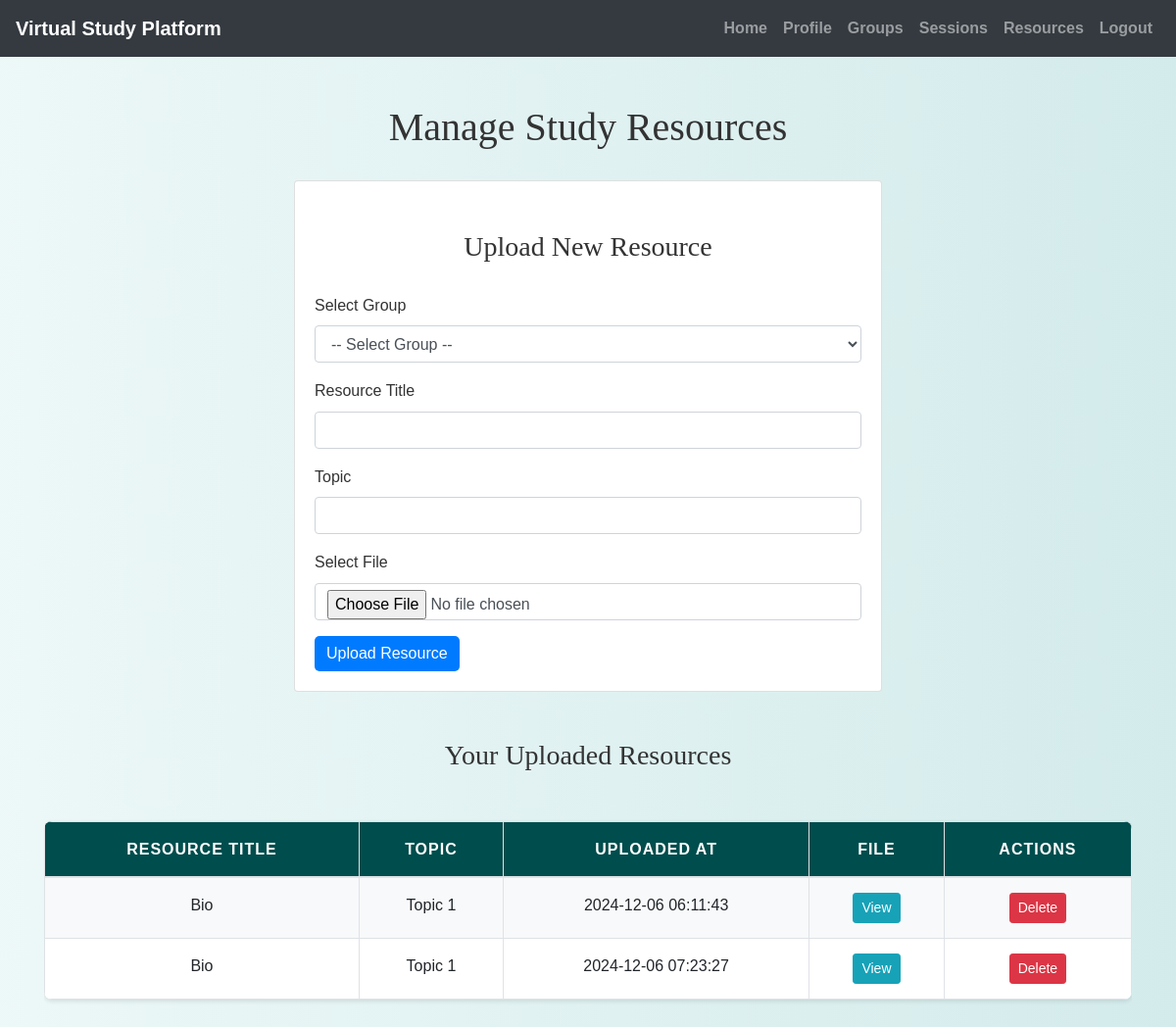
Screenshot of /add_resource.php (signed in) with the database file from the repository.
### tables this page shows
CREATE TABLE `resources` (
  `ResourceID` int(11) NOT NULL,
  `GroupID` int(11) NOT NULL,
  `UploadedBy` int(11) NOT NULL,
  `ResourceTitle` varchar(255) NOT NULL,
  `FilePath` varchar(255) NOT NULL,
  `Topic` varchar(255) DEFAULT NULL,
  `UploadedAt` timestamp NOT NULL DEFAULT current_timestamp()
);

### add_resource.php (the view, shortened to what this page needs)
<?php
include('config.php');
$user_id = $_SESSION["id"];
$sql = "SELECT r.ResourceID, r.ResourceTitle, r.FilePath, r.Topic, r.UploadedAt, sg.GroupName
        FROM Resources r
        INNER JOIN StudyGroups sg ON r.GroupID = sg.GroupID
        WHERE r.UploadedBy = ?";
$stmt = $conn->prepare($sql);
$stmt->bind_param("i", $user_id);
$stmt->execute();
$resources_result = $stmt->get_result();
$resources = $resources_result->fetch_all(MYSQLI_ASSOC);
?>
<!DOCTYPE html>
<html lang="en">
<head>
    <link rel="stylesheet" href="https://maxcdn.bootstrapcdn.com/bootstrap/4.5.2/css/bootstrap.min.css">
    <link rel="stylesheet" href="./css/style.css">
</head>
<body>
    <?php include('navbar.php'); ?>
    <div class="container mt-5">
        <h1 class="text-center">Manage Study Resources</h1>
        <div class="card mx-auto mt-4" style="max-width: 600px;">
            <div class="card-body">
                <h3>Upload New Resource</h3>
                <form method="POST" enctype="multipart/form-data">
                    <div class="form-group">
                        <label for="group_id">Select Group</label>
                        <select class="form-control" id="group_id" name="group_id" required>
                            <option value="">-- Select Group --</option>
                        </select>
                    </div>
                    <div class="form-group">
                        <label for="resource_title">Resource Title</label>
                        <input type="text" class="form-control" id="resource_title" name="resource_title" required>
                    </div>
                    <div class="form-group">
                        <label for="topic">Topic</label>
                        <input type="text" class="form-control" id="topic" name="topic">
                    </div>
                    <div class="form-group">
                        <label for="file">Select File</label>
                        <input type="file" class="form-control" id="file" name="file" accept=".pdf,.doc,.docx,.png,.jpg,.jpeg" required>
                    </div>
                    <button type="submit" class="btn btn-primary">Upload Resource</button>
                </form>
            </div>
        </div>
        <h3 class="mt-5">Your Uploaded Resources</h3>
        <div class="table-responsive">
            <table class="table table-bordered">
                <thead>
                    <tr>
                        <th>Resource Title</th>
                        <th>Topic</th>
                        <th>Uploaded At</th>
                        <th>File</th>
                        <th>Actions</th>
                    </tr>
                </thead>
                <tbody>
                    <?php foreach ($resources as $resource) { ?>
                        <tr>
                            <td><?php echo htmlspecialchars($resource['ResourceTitle']); ?></td>
                            <td><?php echo htmlspecialchars($resource['Topic']); ?></td>
                            <td><?php echo htmlspecialchars($resource['UploadedAt']); ?></td>
                            <td><a href="<?php echo $resource['FilePath']; ?>" target="_blank" class="btn btn-info btn-sm">View</a></td>
                            <td>
                                <a href="?delete_id=<?php echo $resource['ResourceID']; ?>" class="btn btn-danger btn-sm"
                                   onclick="return confirm('Are you sure you want to delete this resource?');">Delete</a>
                            </td>
                        </tr>
                    <?php } ?>
                </tbody>
            </table>
        </div>
    </div>
</body>
</html>

### css/style.css (style rules this page uses)
body { background: linear-gradient(90deg, rgba(233, 246, 246, 0.831), rgba(207, 233, 233, 0.9)); font-family: 'Arial', sans-serif; color: #333; line-height: 1.6; }
h1, h2, h3, h4 { text-align: center; margin-top: 30px; margin-bottom: 30px; font-family: 'Georgia', serif; }
.container { margin-bottom: 40px; }
.table { width: 100%; border-collapse: collapse; margin-top: 20px; font-size: 16px; background-color: #ffffff; border-radius: 8px; overflow: hidden; box-shadow: 0 2px 4px rgba(0, 0, 0, 0.1); }
.table th, .table td { padding: 15px; border: 1px solid #dee2e6; text-align: center; }
.table thead th { background-color: #004d4d; color: white; font-weight: bold; text-transform: uppercase; letter-spacing: 1px; }
.table tbody tr:nth-child(odd) { background-color: #f8f9fa; }
.btn-primary { color: #fff; border: none; border-radius: 5px; cursor: pointer; transition: background-color 0.3s ease; }
a { color: #006666; text-decoration: none; font-weight: bold; }

### rows the page displays
resources: ResourceTitle "Bio", Topic "Topic 1", UploadedAt "2024-12-06 06:11:43"
resources: ResourceTitle "Bio", Topic "Topic 1", UploadedAt "2024-12-06 07:23:27"
